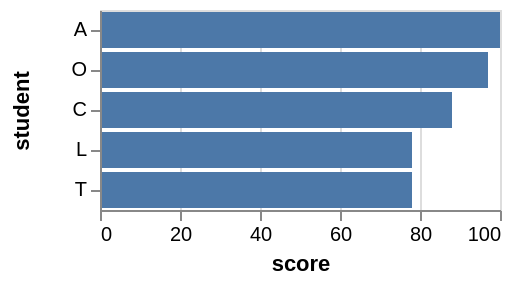

Describe this chart as a Vega-Lite specification.
### Vega specification from a JSON file in a GitHub repository (floating-point values rounded to 4 significant figures)
{"$schema": "https://vega.github.io/schema/vega/v5.json", "description": "A bar graph showing the scores of the top 5 students. This shows an example of the window transform, for how the top K (5) can be filtered, and also how a rank can be computed for each student.", "autosize": "pad", "padding": 5, "width": 200, "style": "cell", "data": [{"name": "source_0", "values": [{"student": "A", "score": 100}, {"student": "B", "score": 56}, {"student": "C", "score": 88}, {"student": "D", "score": 65}, {"student": "E", "score": 45}, {"student": "F", "score": 23}, {"student": "G", "score": 66}, {"student": "H", "score": 67}, {"student": "I", "score": 13}, {"student": "J", "score": 12}, {"student": "K", "score": 50}, {"student": "L", "score": 78}, {"student": "M", "score": 66}, {"student": "N", "score": 30}, {"student": "O", "score": 97}, {"student": "P", "score": 75}, {"student": "Q", "score": 24}, {"student": "R", "score": 42}, {"student": "S", "score": 76}, {"student": "T", "score": 78}, {"student": "U", "score": 21}, {"student": "V", "score": 46}]}, {"name": "data_0", "source": "source_0", "transform": [{"type": "window", "params": [null], "as": ["rank"], "ops": ["rank"], "fields": [null], "sort": {"field": ["score"], "order": ["descending"]}}, {"type": "filter", "expr": "datum.rank <= 5"}]}], "signals": [{"name": "y_step", "value": 20}, {"name": "height", "update": "bandspace(domain('y').length, 0.1, 0.05) * y_step"}], "marks": [{"name": "marks", "type": "rect", "style": ["bar"], "from": {"data": "data_0"}, "encode": {"update": {"fill": [{"test": "datum[\"score\"] === null || isNaN(datum[\"score\"])", "value": null}, {"value": "#4c78a8"}], "tooltip": {"signal": "{\"score\": format(datum[\"score\"], \"\"), \"student\": ''+datum[\"student\"]}"}, "x": {"scale": "x", "field": "score"}, "x2": {"scale": "x", "value": 0}, "y": {"scale": "y", "field": "student"}, "height": {"scale": "y", "band": true}}}}], "scales": [{"name": "x", "type": "linear", "domain": {"data": "data_0", "field": "score"}, "range": [0, {"signal": "width"}], "nice": true, "zero": true}, {"name": "y", "type": "band", "domain": {"data": "data_0", "field": "student", "sort": {"op": "average", "field": "score", "order": "descending"}}, "range": {"step": {"signal": "y_step"}}, "paddingInner": 0.1, "paddingOuter": 0.05}], "axes": [{"scale": "x", "orient": "bottom", "grid": false, "title": "score", "labelFlush": true, "labelOverlap": true, "tickCount": {"signal": "ceil(width/40)"}, "zindex": 1}, {"scale": "x", "orient": "bottom", "gridScale": "y", "grid": true, "tickCount": {"signal": "ceil(width/40)"}, "domain": false, "labels": false, "maxExtent": 0, "minExtent": 0, "ticks": false, "zindex": 0}, {"scale": "y", "orient": "left", "grid": false, "title": "student", "zindex": 1}], "config": {"axisY": {"minExtent": 30}}}
